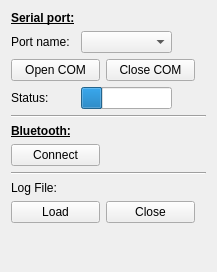
<?xml version="1.0" encoding="UTF-8"?>
<ui version="4.0">
 <class>W_Config</class>
 <widget class="QWidget" name="W_Config">
  <property name="geometry">
   <rect>
    <x>0</x>
    <y>0</y>
    <width>217</width>
    <height>272</height>
   </rect>
  </property>
  <property name="sizePolicy">
   <sizepolicy hsizetype="Minimum" vsizetype="Minimum">
    <horstretch>0</horstretch>
    <verstretch>0</verstretch>
   </sizepolicy>
  </property>
  <property name="windowTitle">
   <string>Form</string>
  </property>
  <layout class="QVBoxLayout" name="verticalLayout">
   <item>
    <layout class="QGridLayout" name="gridLayout">
     <item row="3" column="1">
      <widget class="QProgressBar" name="comProgressBar">
       <property name="maximumSize">
        <size>
         <width>110</width>
         <height>16777215</height>
        </size>
       </property>
       <property name="value">
        <number>24</number>
       </property>
       <property name="textVisible">
        <bool>false</bool>
       </property>
      </widget>
     </item>
     <item row="3" column="2">
      <layout class="QHBoxLayout" name="horizontalLayout_2">
       <item>
        <spacer name="horizontalSpacer_2">
         <property name="orientation">
          <enum>Qt::Horizontal</enum>
         </property>
         <property name="sizeType">
          <enum>QSizePolicy::MinimumExpanding</enum>
         </property>
         <property name="sizeHint" stdset="0">
          <size>
           <width>5</width>
           <height>10</height>
          </size>
         </property>
        </spacer>
       </item>
      </layout>
     </item>
     <item row="3" column="0">
      <widget class="QLabel" name="label_4">
       <property name="text">
        <string>Status:</string>
       </property>
      </widget>
     </item>
     <item row="1" column="1">
      <widget class="QComboBox" name="comPortComboBox">
       <property name="maximumSize">
        <size>
         <width>110</width>
         <height>16777215</height>
        </size>
       </property>
      </widget>
     </item>
     <item row="1" column="0">
      <widget class="QLabel" name="label_2">
       <property name="text">
        <string>Port name:</string>
       </property>
      </widget>
     </item>
     <item row="0" column="0">
      <widget class="QLabel" name="label">
       <property name="text">
        <string>&lt;html&gt;&lt;head/&gt;&lt;body&gt;&lt;p&gt;&lt;span style=&quot; font-weight:600; text-decoration: underline;&quot;&gt;Serial port:&lt;/span&gt;&lt;/p&gt;&lt;/body&gt;&lt;/html&gt;</string>
       </property>
      </widget>
     </item>
     <item row="2" column="0" colspan="3">
      <layout class="QHBoxLayout" name="horizontalLayout_3">
       <item>
        <widget class="QPushButton" name="openComButton">
         <property name="sizePolicy">
          <sizepolicy hsizetype="Fixed" vsizetype="Fixed">
           <horstretch>0</horstretch>
           <verstretch>0</verstretch>
          </sizepolicy>
         </property>
         <property name="minimumSize">
          <size>
           <width>89</width>
           <height>0</height>
          </size>
         </property>
         <property name="maximumSize">
          <size>
           <width>89</width>
           <height>16777215</height>
          </size>
         </property>
         <property name="baseSize">
          <size>
           <width>75</width>
           <height>0</height>
          </size>
         </property>
         <property name="text">
          <string>Open COM</string>
         </property>
        </widget>
       </item>
       <item>
        <widget class="QPushButton" name="closeComButton">
         <property name="sizePolicy">
          <sizepolicy hsizetype="Fixed" vsizetype="Fixed">
           <horstretch>0</horstretch>
           <verstretch>0</verstretch>
          </sizepolicy>
         </property>
         <property name="minimumSize">
          <size>
           <width>89</width>
           <height>0</height>
          </size>
         </property>
         <property name="maximumSize">
          <size>
           <width>89</width>
           <height>16777215</height>
          </size>
         </property>
         <property name="baseSize">
          <size>
           <width>75</width>
           <height>0</height>
          </size>
         </property>
         <property name="text">
          <string>Close COM</string>
         </property>
        </widget>
       </item>
       <item>
        <spacer name="horizontalSpacer_3">
         <property name="orientation">
          <enum>Qt::Horizontal</enum>
         </property>
         <property name="sizeHint" stdset="0">
          <size>
           <width>5</width>
           <height>20</height>
          </size>
         </property>
        </spacer>
       </item>
      </layout>
     </item>
    </layout>
   </item>
   <item>
    <widget class="Line" name="line">
     <property name="orientation">
      <enum>Qt::Horizontal</enum>
     </property>
    </widget>
   </item>
   <item>
    <layout class="QGridLayout" name="gridLayout_5">
     <item row="0" column="0">
      <widget class="QLabel" name="label_7">
       <property name="text">
        <string>&lt;html&gt;&lt;head/&gt;&lt;body&gt;&lt;p&gt;&lt;span style=&quot; font-weight:600; text-decoration: underline;&quot;&gt;Bluetooth:&lt;/span&gt;&lt;/p&gt;&lt;/body&gt;&lt;/html&gt;</string>
       </property>
      </widget>
     </item>
     <item row="1" column="0">
      <widget class="QPushButton" name="pushButtonBTCon">
       <property name="minimumSize">
        <size>
         <width>89</width>
         <height>0</height>
        </size>
       </property>
       <property name="maximumSize">
        <size>
         <width>89</width>
         <height>16777215</height>
        </size>
       </property>
       <property name="text">
        <string>Connect</string>
       </property>
      </widget>
     </item>
     <item row="1" column="1">
      <spacer name="horizontalSpacer_5">
       <property name="orientation">
        <enum>Qt::Horizontal</enum>
       </property>
       <property name="sizeHint" stdset="0">
        <size>
         <width>5</width>
         <height>20</height>
        </size>
       </property>
      </spacer>
     </item>
    </layout>
   </item>
   <item>
    <widget class="Line" name="line_2">
     <property name="orientation">
      <enum>Qt::Horizontal</enum>
     </property>
    </widget>
   </item>
   <item>
    <layout class="QGridLayout" name="gridLayout_2">
     <item row="1" column="1">
      <widget class="QPushButton" name="pbCloseLogFile">
       <property name="sizePolicy">
        <sizepolicy hsizetype="Fixed" vsizetype="Fixed">
         <horstretch>0</horstretch>
         <verstretch>0</verstretch>
        </sizepolicy>
       </property>
       <property name="minimumSize">
        <size>
         <width>89</width>
         <height>0</height>
        </size>
       </property>
       <property name="maximumSize">
        <size>
         <width>89</width>
         <height>16777215</height>
        </size>
       </property>
       <property name="text">
        <string>Close</string>
       </property>
      </widget>
     </item>
     <item row="1" column="0">
      <widget class="QPushButton" name="pbLoadLogFile">
       <property name="sizePolicy">
        <sizepolicy hsizetype="Fixed" vsizetype="Fixed">
         <horstretch>0</horstretch>
         <verstretch>0</verstretch>
        </sizepolicy>
       </property>
       <property name="minimumSize">
        <size>
         <width>89</width>
         <height>0</height>
        </size>
       </property>
       <property name="maximumSize">
        <size>
         <width>89</width>
         <height>16777215</height>
        </size>
       </property>
       <property name="baseSize">
        <size>
         <width>75</width>
         <height>0</height>
        </size>
       </property>
       <property name="text">
        <string>Load</string>
       </property>
      </widget>
     </item>
     <item row="0" column="0">
      <widget class="QLabel" name="label_8">
       <property name="text">
        <string>&lt;html&gt;&lt;head/&gt;&lt;body&gt;&lt;p&gt;&lt;span style=&quot; font-weight:600; text-decoration: underline;&quot;&gt;Log File:&lt;/span&gt;&lt;/p&gt;&lt;/body&gt;&lt;/html&gt;</string>
       </property>
      </widget>
     </item>
     <item row="1" column="2">
      <spacer name="horizontalSpacer_6">
       <property name="orientation">
        <enum>Qt::Horizontal</enum>
       </property>
       <property name="sizeHint" stdset="0">
        <size>
         <width>5</width>
         <height>20</height>
        </size>
       </property>
      </spacer>
     </item>
    </layout>
   </item>
   <item>
    <spacer name="verticalSpacer">
     <property name="orientation">
      <enum>Qt::Vertical</enum>
     </property>
     <property name="sizeHint" stdset="0">
      <size>
       <width>20</width>
       <height>5</height>
      </size>
     </property>
    </spacer>
   </item>
  </layout>
 </widget>
 <tabstops>
  <tabstop>comPortComboBox</tabstop>
  <tabstop>openComButton</tabstop>
  <tabstop>closeComButton</tabstop>
  <tabstop>pushButtonBTCon</tabstop>
  <tabstop>pbLoadLogFile</tabstop>
  <tabstop>pbCloseLogFile</tabstop>
 </tabstops>
 <resources/>
 <connections/>
</ui>
